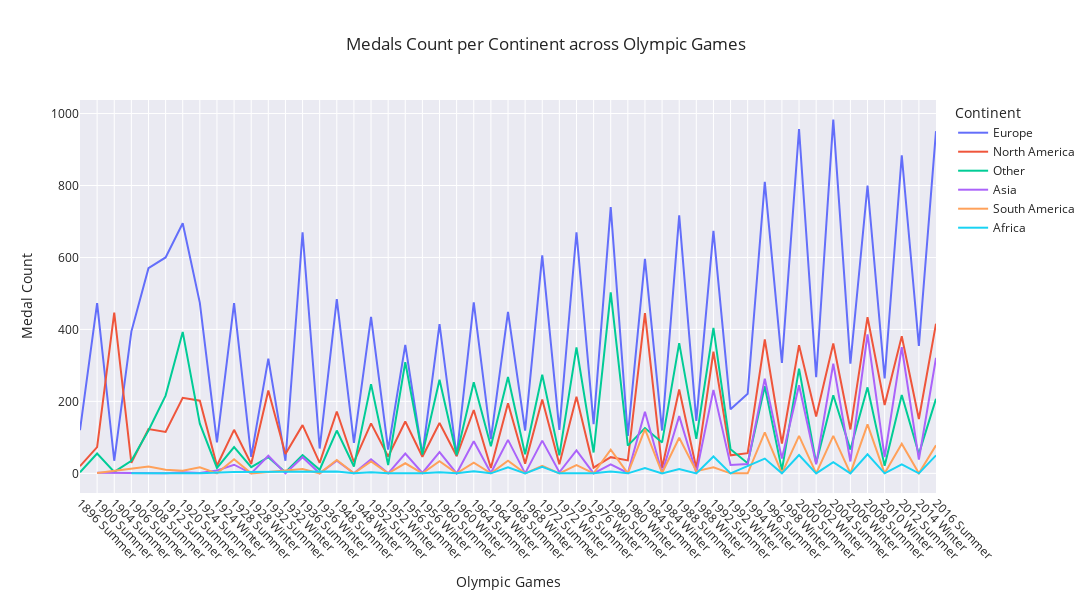

Notebook code cell kept with this figure:
### Markdown cell above
### Medals Count per Continent across Olympic Games

### Code cell
fig = px.line(
    temp_df, 
    x='Games', 
    y='Medal', 
    color='Continent', 
    title='Medals Count per Continent across Olympic Games',
    labels={'Games': 'Olympic Games', 'Medal': 'Medal Count'},
    
)

fig.update_layout(
    xaxis_tickangle=45,
    title_x=0.5,
    template='seaborn', 
    height=600, width = 1100, 
    legend_title="Continent",
)

fig.show()

### Figure 1 — Plotly figure (JSON) as saved in the notebook; plotly's stock layout.template omitted (floating-point values rounded to 4 significant figures)
{"data": [{"hovertemplate": "Continent=Europe<br>Olympic Games=%{x}<br>Medal Count=%{y}<extra></extra>", "legendgroup": "Europe", "line": {"color": "#636efa", "dash": "solid"}, "marker": {"symbol": "circle"}, "mode": "lines", "name": "Europe", "orientation": "v", "showlegend": true, "type": "scatter", "x": ["1896 Summer", "1900 Summer", "1904 Summer", "1906 Summer", "1908 Summer", "1912 Summer", "1920 Summer", "1924 Summer", "1924 Winter", "1928 Summer", "1928 Winter", "1932 Summer", "1932 Winter", "1936 Summer", "1936 Winter", "1948 Summer", "1948 Winter", "1952 Summer", "1952 Winter", "1956 Summer", "1956 Winter", "1960 Summer", "1960 Winter", "1964 Summer", "1964 Winter", "1968 Summer", "1968 Winter", "1972 Summer", "1972 Winter", "1976 Summer", "1976 Winter", "1980 Summer", "1980 Winter", "1984 Summer", "1984 Winter", "1988 Summer", "1988 Winter", "1992 Summer", "1992 Winter", "1994 Winter", "1996 Summer", "1998 Winter", "2000 Summer", "2002 Winter", "2004 Summer", "2006 Winter", "2008 Summer", "2010 Winter", "2012 Summer", "2014 Winter", "2016 Summer"], "xaxis": "x", "y": [120, 473, 35, 394, 570, 600, 695, 474, 86, 473, 46, 319, 35, 670, 69, 484, 85, 435, 66, 357, 51, 415, 48, 475, 95, 449, 119, 606, 121, 670, 137, 740, 104, 596, 119, 717, 146, 674, 178, 221, 810, 307, 957, 267, 983, 305, 800, 264, 884, 354, 951], "yaxis": "y"}, {"hovertemplate": "Continent=North America<br>Olympic Games=%{x}<br>Medal Count=%{y}<extra></extra>", "legendgroup": "North America", "line": {"color": "#EF553B", "dash": "solid"}, "marker": {"symbol": "circle"}, "mode": "lines", "name": "North America", "orientation": "v", "showlegend": true, "type": "scatter", "x": ["1896 Summer", "1900 Summer", "1904 Summer", "1906 Summer", "1908 Summer", "1912 Summer", "1920 Summer", "1924 Summer", "1924 Winter", "1928 Summer", "1928 Winter", "1932 Summer", "1932 Winter", "1936 Summer", "1936 Winter", "1948 Summer", "1948 Winter", "1952 Summer", "1952 Winter", "1956 Summer", "1956 Winter", "1960 Summer", "1960 Winter", "1964 Summer", "1964 Winter", "1968 Summer", "1968 Winter", "1972 Summer", "1972 Winter", "1976 Summer", "1976 Winter", "1980 Summer", "1980 Winter", "1984 Summer", "1984 Winter", "1988 Summer", "1988 Winter", "1992 Summer", "1992 Winter", "1994 Winter", "1996 Summer", "1998 Winter", "2000 Summer", "2002 Winter", "2004 Summer", "2006 Winter", "2008 Summer", "2010 Winter", "2012 Summer", "2014 Winter", "2016 Summer"], "xaxis": "x", "y": [20, 73, 447, 29, 123, 115, 210, 202, 21, 121, 26, 230, 54, 134, 29, 172, 31, 139, 47, 144, 46, 140, 48, 176, 15, 195, 27, 205, 25, 213, 16, 45, 36, 445, 15, 233, 14, 338, 50, 56, 372, 83, 356, 158, 361, 122, 434, 190, 381, 151, 416], "yaxis": "y"}, {"hovertemplate": "Continent=Other<br>Olympic Games=%{x}<br>Medal Count=%{y}<extra></extra>", "legendgroup": "Other", "line": {"color": "#00cc96", "dash": "solid"}, "marker": {"symbol": "circle"}, "mode": "lines", "name": "Other", "orientation": "v", "showlegend": true, "type": "scatter", "x": ["1896 Summer", "1900 Summer", "1904 Summer", "1906 Summer", "1908 Summer", "1912 Summer", "1920 Summer", "1924 Summer", "1924 Winter", "1928 Summer", "1928 Winter", "1932 Summer", "1932 Winter", "1936 Summer", "1936 Winter", "1948 Summer", "1948 Winter", "1952 Summer", "1952 Winter", "1956 Summer", "1956 Winter", "1960 Summer", "1960 Winter", "1964 Summer", "1964 Winter", "1968 Summer", "1968 Winter", "1972 Summer", "1972 Winter", "1976 Summer", "1976 Winter", "1980 Summer", "1980 Winter", "1984 Summer", "1984 Winter", "1988 Summer", "1988 Winter", "1992 Summer", "1992 Winter", "1994 Winter", "1996 Summer", "1998 Winter", "2000 Summer", "2002 Winter", "2004 Summer", "2006 Winter", "2008 Summer", "2010 Winter", "2012 Summer", "2014 Winter", "2016 Summer"], "xaxis": "x", "y": [3, 55, 4, 35, 119, 216, 393, 138, 15, 73, 17, 45, 3, 51, 10, 119, 19, 248, 23, 309, 52, 260, 51, 253, 75, 268, 53, 274, 50, 350, 58, 503, 77, 126, 86, 362, 96, 404, 67, 28, 242, 9, 291, 28, 217, 66, 239, 21, 218, 54, 207], "yaxis": "y"}, {"hovertemplate": "Continent=Asia<br>Olympic Games=%{x}<br>Medal Count=%{y}<extra></extra>", "legendgroup": "Asia", "line": {"color": "#ab63fa", "dash": "solid"}, "marker": {"symbol": "circle"}, "mode": "lines", "name": "Asia", "orientation": "v", "showlegend": true, "type": "scatter", "x": ["1900 Summer", "1906 Summer", "1912 Summer", "1920 Summer", "1924 Summer", "1924 Winter", "1928 Summer", "1928 Winter", "1932 Summer", "1932 Winter", "1936 Summer", "1936 Winter", "1948 Summer", "1948 Winter", "1952 Summer", "1952 Winter", "1956 Summer", "1956 Winter", "1960 Summer", "1960 Winter", "1964 Summer", "1964 Winter", "1968 Summer", "1968 Winter", "1972 Summer", "1972 Winter", "1976 Summer", "1976 Winter", "1980 Summer", "1980 Winter", "1984 Summer", "1984 Winter", "1988 Summer", "1988 Winter", "1992 Summer", "1992 Winter", "1994 Winter", "1996 Summer", "1998 Winter", "2000 Summer", "2002 Winter", "2004 Summer", "2006 Winter", "2008 Summer", "2010 Winter", "2012 Summer", "2014 Winter", "2016 Summer"], "xaxis": "x", "y": [2, 0, 0, 3, 1, 8, 24, 0, 49, 0, 45, 0, 35, 0, 39, 0, 55, 1, 59, 0, 89, 1, 93, 0, 91, 3, 64, 0, 25, 1, 171, 1, 159, 1, 232, 23, 26, 263, 41, 245, 25, 305, 33, 386, 45, 351, 38, 321], "yaxis": "y"}, {"hovertemplate": "Continent=South America<br>Olympic Games=%{x}<br>Medal Count=%{y}<extra></extra>", "legendgroup": "South America", "line": {"color": "#FFA15A", "dash": "solid"}, "marker": {"symbol": "circle"}, "mode": "lines", "name": "South America", "orientation": "v", "showlegend": true, "type": "scatter", "x": ["1900 Summer", "1908 Summer", "1912 Summer", "1920 Summer", "1924 Summer", "1924 Winter", "1928 Summer", "1928 Winter", "1932 Summer", "1936 Summer", "1936 Winter", "1948 Summer", "1948 Winter", "1952 Summer", "1952 Winter", "1956 Summer", "1956 Winter", "1960 Summer", "1960 Winter", "1964 Summer", "1964 Winter", "1968 Summer", "1968 Winter", "1972 Summer", "1972 Winter", "1976 Summer", "1976 Winter", "1980 Summer", "1980 Winter", "1984 Summer", "1984 Winter", "1988 Summer", "1988 Winter", "1992 Summer", "1992 Winter", "1994 Winter", "1996 Summer", "1998 Winter", "2000 Summer", "2002 Winter", "2004 Summer", "2006 Winter", "2008 Summer", "2010 Winter", "2012 Summer", "2014 Winter", "2016 Summer"], "xaxis": "x", "y": [1, 19, 10, 7, 17, 0, 39, 0, 4, 12, 0, 37, 0, 33, 0, 28, 0, 34, 0, 30, 0, 35, 0, 21, 0, 23, 0, 66, 0, 123, 1, 99, 6, 17, 0, 0, 114, 0, 104, 0, 104, 0, 136, 0, 82, 0, 78], "yaxis": "y"}, {"hovertemplate": "Continent=Africa<br>Olympic Games=%{x}<br>Medal Count=%{y}<extra></extra>", "legendgroup": "Africa", "line": {"color": "#19d3f3", "dash": "solid"}, "marker": {"symbol": "circle"}, "mode": "lines", "name": "Africa", "orientation": "v", "showlegend": true, "type": "scatter", "x": ["1906 Summer", "1920 Summer", "1924 Summer", "1928 Summer", "1936 Summer", "1948 Summer", "1948 Winter", "1952 Summer", "1952 Winter", "1956 Summer", "1956 Winter", "1960 Summer", "1960 Winter", "1964 Summer", "1964 Winter", "1968 Summer", "1968 Winter", "1972 Summer", "1972 Winter", "1976 Summer", "1976 Winter", "1980 Summer", "1980 Winter", "1984 Summer", "1984 Winter", "1988 Summer", "1988 Winter", "1992 Summer", "1992 Winter", "1996 Summer", "1998 Winter", "2000 Summer", "2002 Winter", "2004 Summer", "2006 Winter", "2008 Summer", "2010 Winter", "2012 Summer", "2014 Winter", "2016 Summer"], "xaxis": "x", "y": [0, 0, 0, 4, 5, 5, 0, 3, 0, 0, 0, 3, 0, 6, 0, 17, 0, 18, 0, 0, 0, 5, 0, 15, 0, 12, 0, 47, 0, 41, 0, 51, 0, 31, 0, 53, 0, 25, 0, 50], "yaxis": "y"}], "layout": {"height": 600, "legend": {"title": {"text": "Continent"}, "tracegroupgap": 0}, "title": {"text": "Medals Count per Continent across Olympic Games", "x": 0.5}, "width": 1100, "xaxis": {"anchor": "y", "autorange": true, "domain": [0, 1], "range": [0, 50], "tickangle": 45, "title": {"text": "Olympic Games"}, "type": "category"}, "yaxis": {"anchor": "x", "autorange": true, "domain": [0, 1], "range": [-54.61, 1038.0], "title": {"text": "Medal Count"}, "type": "linear"}}}
